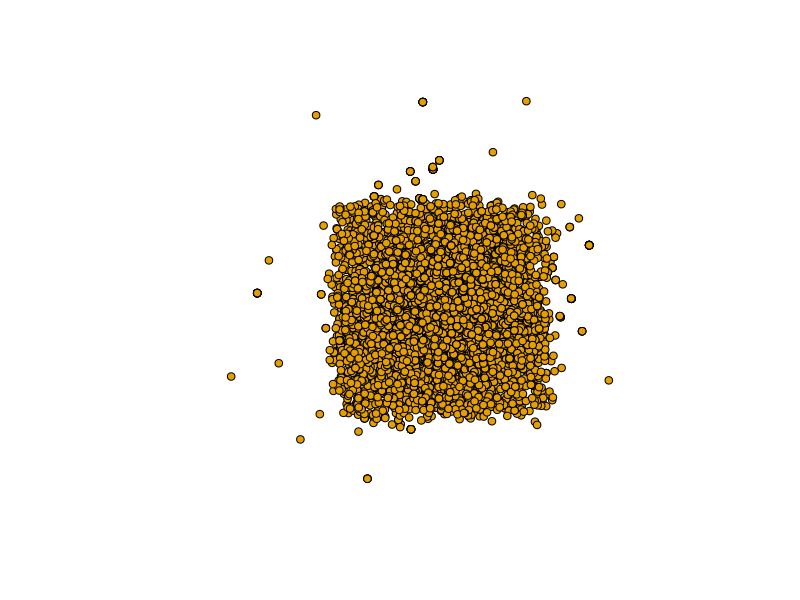
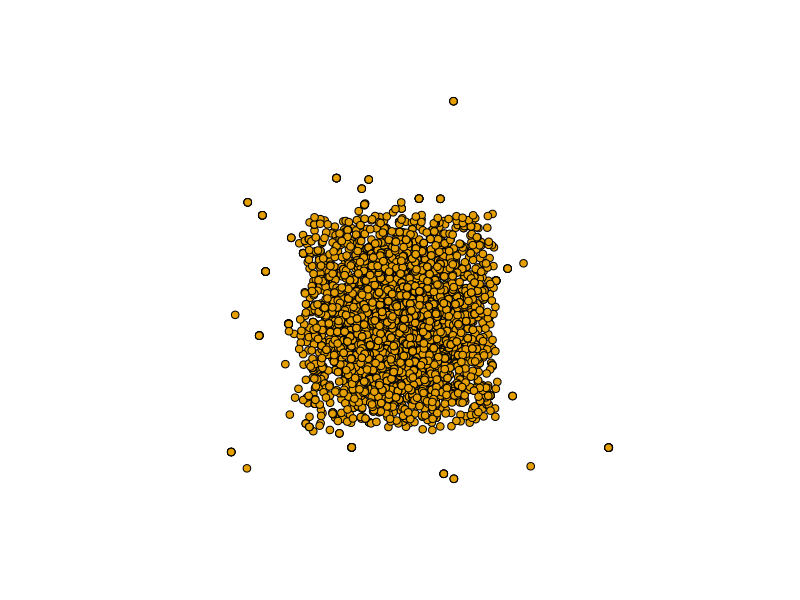
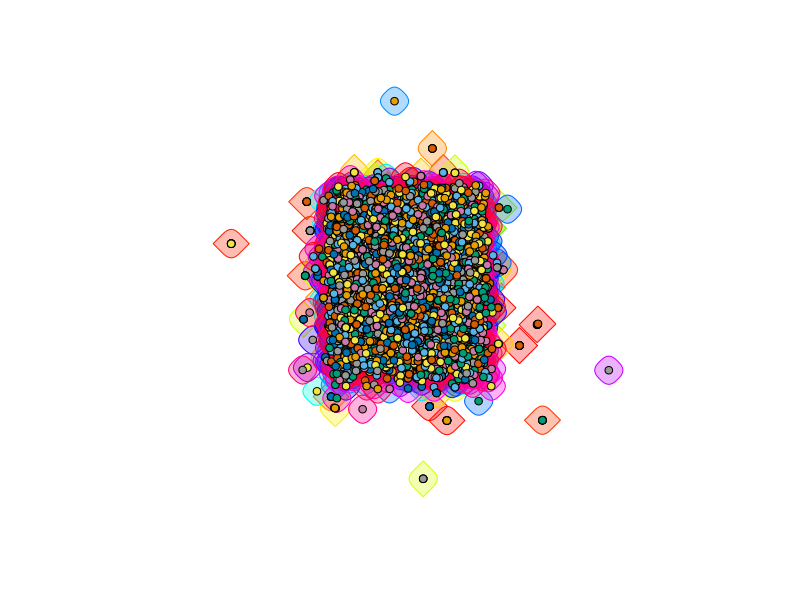
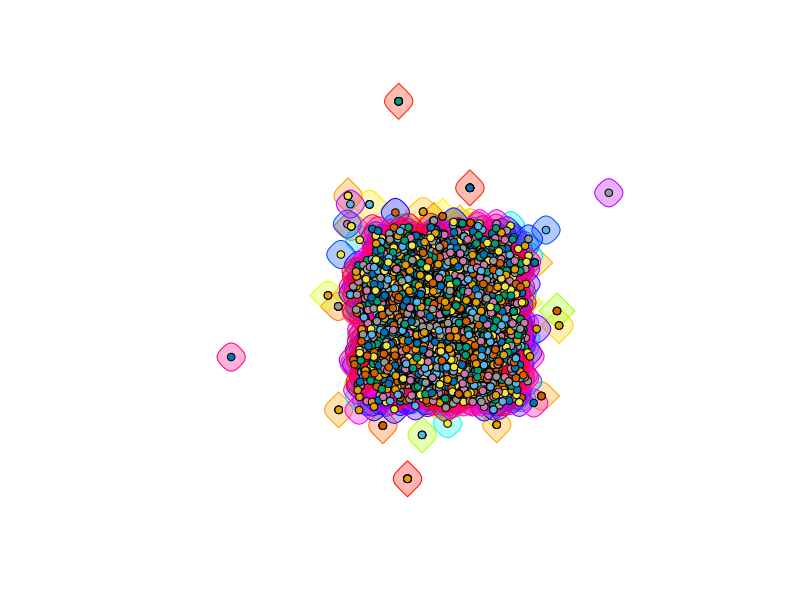

R code for these plots, in order:

# Network analysis --------------------------------------------------------


library(igraph) # If you haven't installed this already, then run install.packages("igraph")

# GENERATE 2-MODE NETWORK FOR ALL INVESTIGATORS, 2016-2018
# Create 2-mode edgelist, then generate 2-mode network
alledges <- read.csv("all_2mode.csv", header=T, as.is=T)  # note file location for your machine

edges <- alledges[, c("awdid", "personid")]
net <- graph_from_data_frame(edges, directed = F)
V(net)$type <- bipartite.mapping(net)$type

# Create node list with attributes
allnodes <- read.csv("all_2mode nodes.csv", header=T, as.is=T)

# Decompose the 2-mode award-person network to two one-mode networks; award-award (proj1) and person-person (proj2)
net.bp <- bipartite.projection(net)

# Save the two one-mode networks for analysis and plots
awdnet <- net.bp$proj1
pplenet <- net.bp$proj2

#Basic plot of one-mode person-person network
plot(pplenet, vertex.size=4, vertex.label=NA, layout=layout_with_fr)


# GENERATE 2-MODE NETWORK FOR ONLY INVESTIGATORS THAT USED THE LIBRARY, 2016-2018
# Create 2-mode edgelist, then generate 2-mode network
libuseredges <- read.csv("libuser_2mode.csv", header=T, as.is=T)

edges2 <- libuseredges[, c("awdid", "personid")]
net2 <- graph_from_data_frame(edges2, directed = F)
V(net2)$type <- bipartite.mapping(net2)$type

# Create node list with attributes
libusernodes <- read.csv("libuser_2mode nodes.csv", header=T, as.is=T)

# Decompose the 2-mode award-person network to two one-mode networks
net2.bp <- bipartite.projection(net2)

# Save the two one-mode networks
awdnet2 <- net2.bp$proj1
pplenet2 <- net2.bp$proj2

#Basic plot of one-mode person-person network
plot(pplenet2, vertex.size=4, vertex.label=NA, layout=layout_with_fr)

# COMPARE THE TWO NETWORKS
# Generate edge density...this runs quickly
edge_density(pplenet, loops=F) # 0.0003009092
edge_density(pplenet2, loops=F) # 0.0004565804
0.0004565804/0.0003009092 # 1.517336

# EXPLORATORY COMMUNITY DETECTION IN THE TWO NETWORKS
# Let's try an algorithm that runs relatively quickly...like greedy optimization of modularity
# all investigators
clfastgr <- cluster_fast_greedy(as.undirected(pplenet))
plot(clfastgr, vertex.size=4, vertex.label=NA, layout=layout_with_fr, as.undirected(pplenet))

# library user investigators
clfastgr2 <- cluster_fast_greedy(as.undirected(pplenet2))
plot(clfastgr2, vertex.size=4, vertex.label=NA, layout=layout_with_fr, as.undirected(pplenet2))

